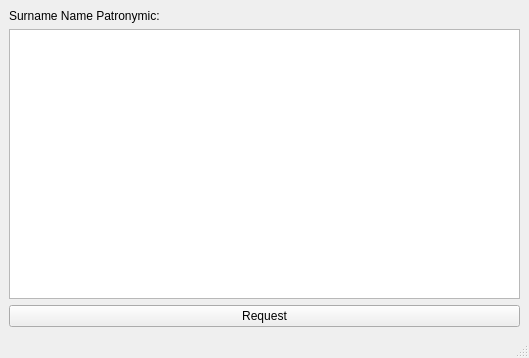
<?xml version="1.0" encoding="UTF-8"?>
<ui version="4.0">
 <class>MainWindow</class>
 <widget class="QMainWindow" name="MainWindow">
  <property name="windowModality">
   <enum>Qt::NonModal</enum>
  </property>
  <property name="enabled">
   <bool>true</bool>
  </property>
  <property name="geometry">
   <rect>
    <x>0</x>
    <y>0</y>
    <width>529</width>
    <height>358</height>
   </rect>
  </property>
  <property name="windowTitle">
   <string>EMIAS covid request</string>
  </property>
  <widget class="QWidget" name="centralwidget">
   <layout class="QVBoxLayout" name="verticalLayout">
    <item>
     <widget class="QLabel" name="label">
      <property name="text">
       <string>Surname Name Patronymic:</string>
      </property>
     </widget>
    </item>
    <item>
     <widget class="QTextEdit" name="patients">
      <property name="sizePolicy">
       <sizepolicy hsizetype="Preferred" vsizetype="Expanding">
        <horstretch>0</horstretch>
        <verstretch>0</verstretch>
       </sizepolicy>
      </property>
      <property name="minimumSize">
       <size>
        <width>0</width>
        <height>0</height>
       </size>
      </property>
      <property name="maximumSize">
       <size>
        <width>16777215</width>
        <height>16777215</height>
       </size>
      </property>
     </widget>
    </item>
    <item>
     <widget class="QPushButton" name="requestButton">
      <property name="text">
       <string>Request</string>
      </property>
     </widget>
    </item>
   </layout>
  </widget>
  <widget class="QStatusBar" name="statusBar"/>
 </widget>
 <resources/>
 <connections/>
</ui>
